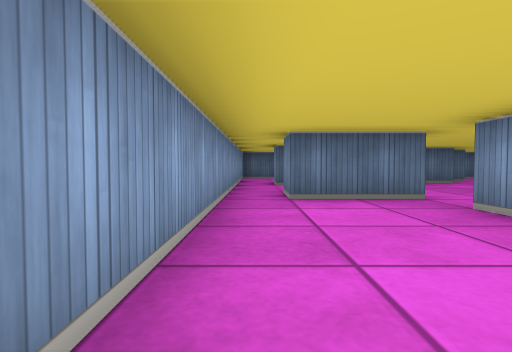
view 1 (above)

23 first-person views from a walk through a cub3D ray-caster map. The camera is about half as high as the walls, tilts 2° down and sees 80° across. The floor is counted in squares. Each view is taken from the middle of a square. On the plan, view 1 faces up. The plan holds only what a view shows up to about 9 squares ahead; the rest is blank.

view 2
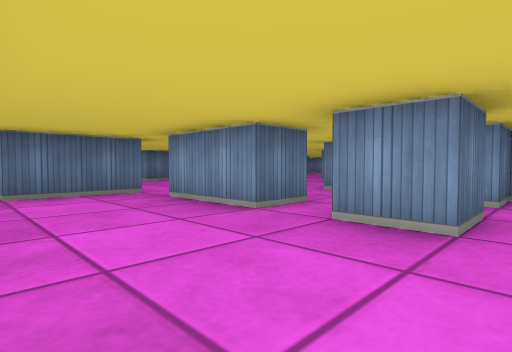

view 3
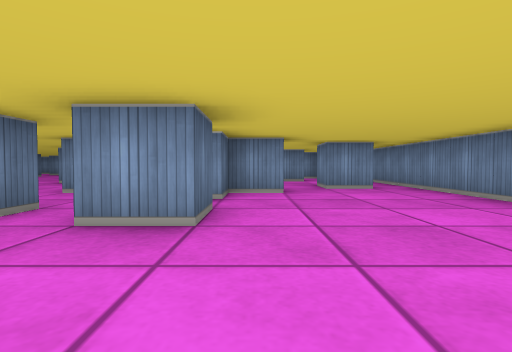

view 4
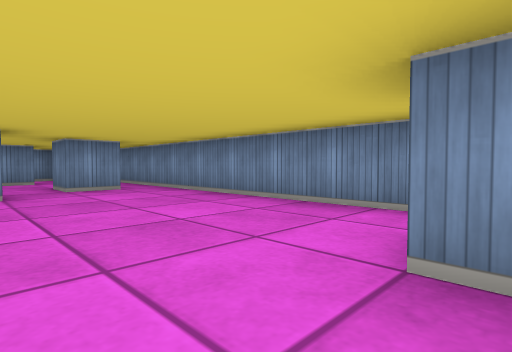

view 5
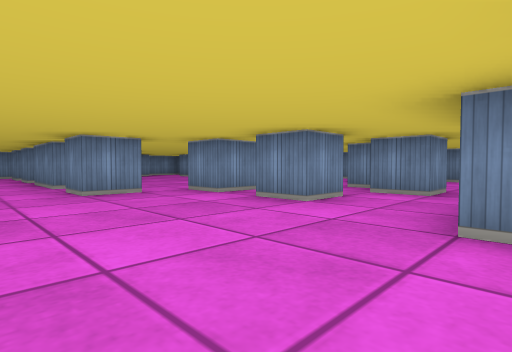

view 6
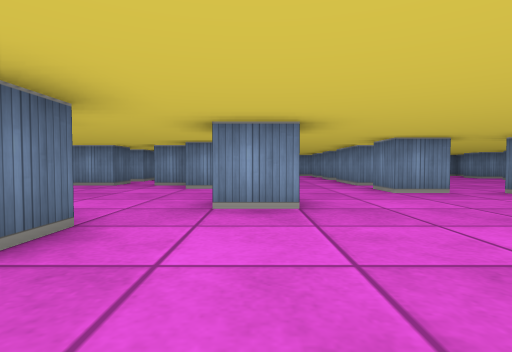

view 7
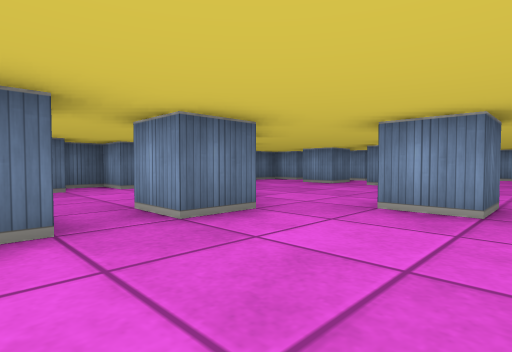

view 8
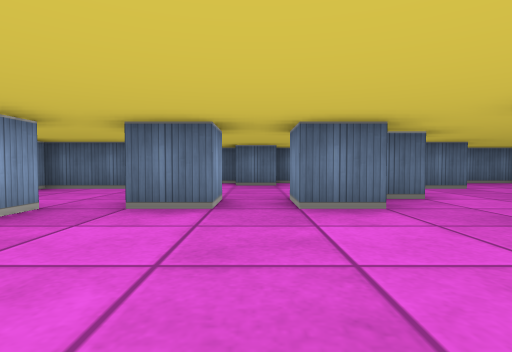

view 9
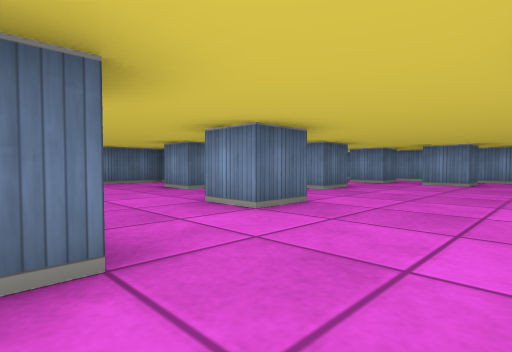

view 10
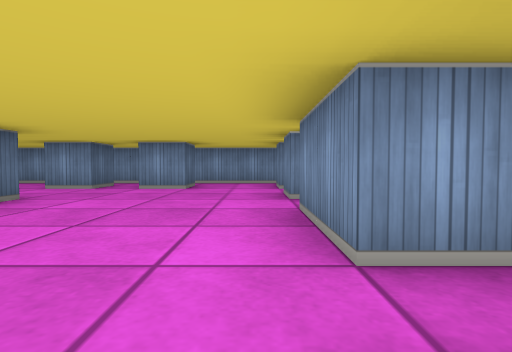

view 11
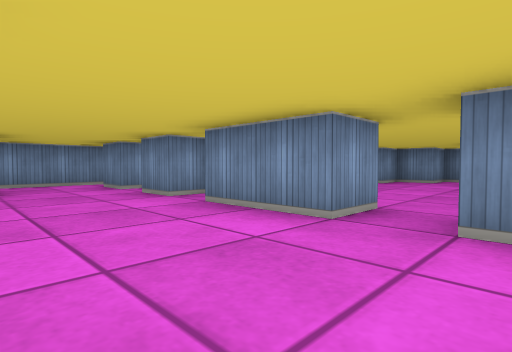

view 12
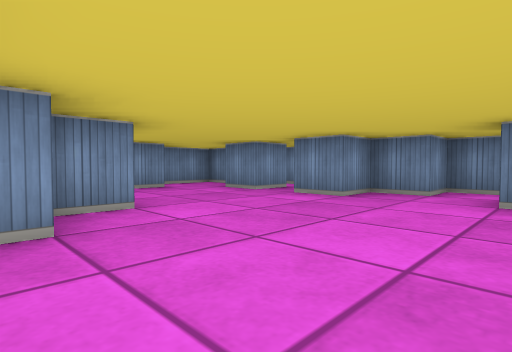

view 13
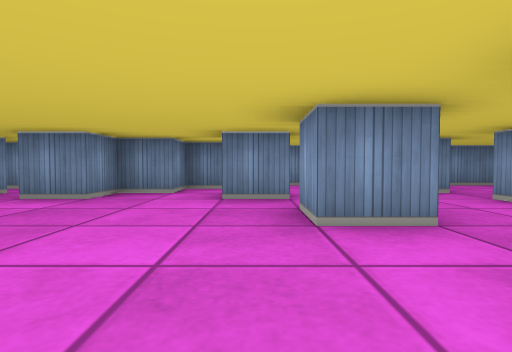

view 14
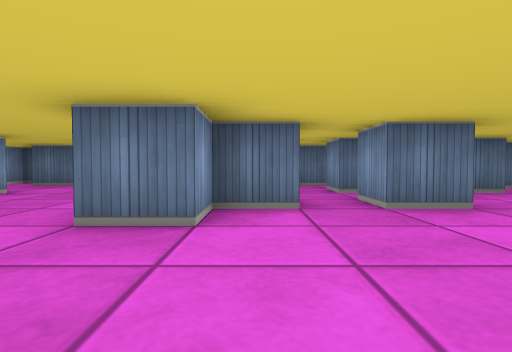

view 15
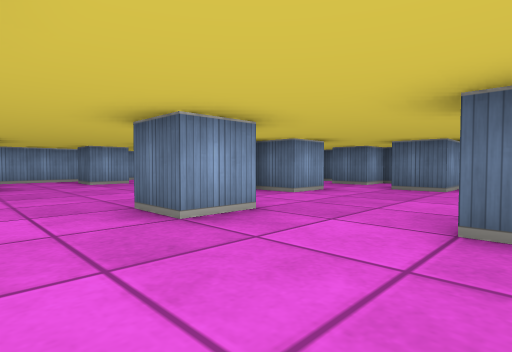

view 16
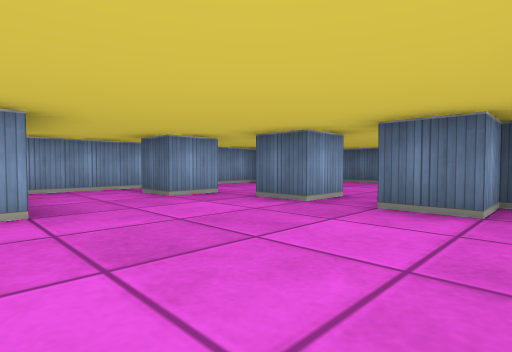

view 17
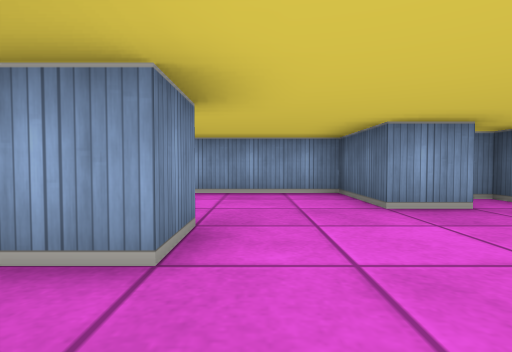

view 18
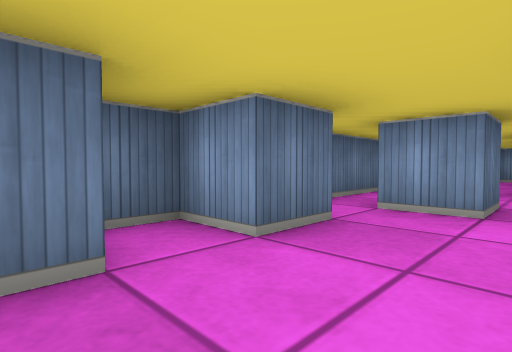

view 19
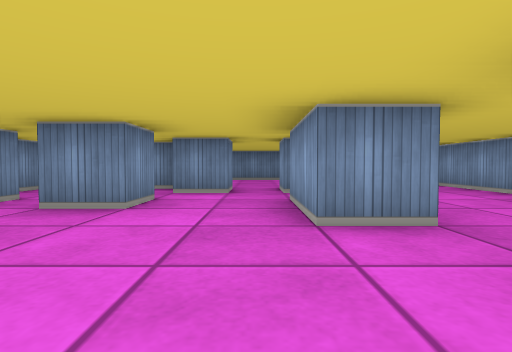

view 20
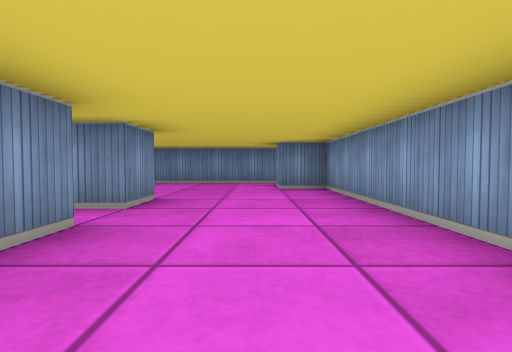

view 21
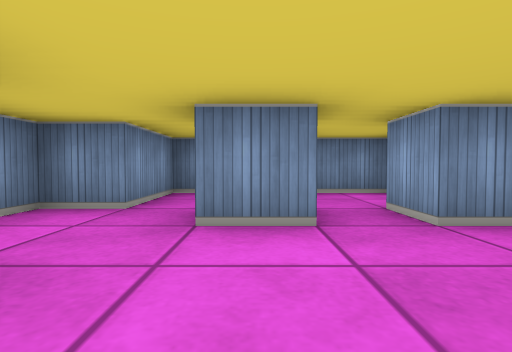

view 22
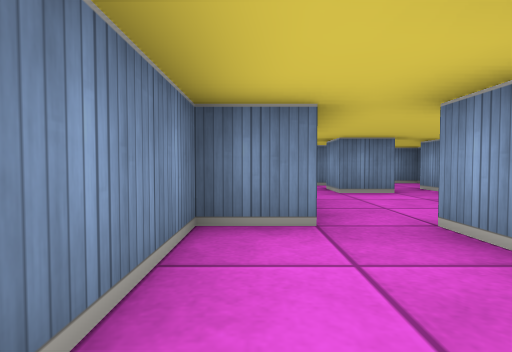

view 23
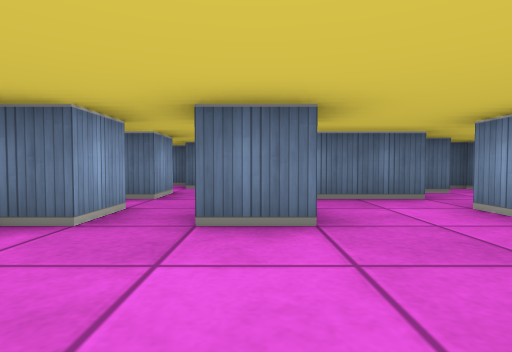

### Floor plan
Key: @ floor where view 1 was taken; # wall or solid block; . floor.
Columns run from 1 left of view 1 to 18 right of it. Each row starts with its distance up from view 1.
 14  #############
 13  #...#.#.....##  ###
 12 ###......#.......#.#
 11 #...........#.####.#
 10 #......#.......... #
  9 #...#.##....#.#..#.#
  8 #.#........##......#
  7 #.......#........#.#
  6 #..................#
  5 #.##...............#
  4 #.........#.####.#.#
  3 #...#.........## ..#
  2 #...#..#.#.....##..#
  1 #.................##
  0 #@..#.##..#.......##
 -1 #......#...........#
 -2 #..........#..#.#..#
 -3 ##......#....##...##
 -4   ......... ##..#.#
 -5  ##########  ######

Where each view was taken, in squares from view 1:
view 1: 0 up, 0 right, facing up
view 2: 1 down, 0 right, facing up-right
view 3: 1 down, 0 right, facing right
view 4: 1 down, 0 right, facing down-right
view 5: 6 up, 3 right, facing down-right
view 6: 7 up, 3 right, facing right
view 7: 6 up, 3 right, facing up-right
view 8: 5 up, 4 right, facing up
view 9: 5 up, 7 right, facing up-right
view 10: 5 up, 9 right, facing right
view 11: 7 up, 9 right, facing down-right
view 12: 3 up, 10 right, facing down-right
view 13: 3 up, 10 right, facing down
view 14: 5 up, 11 right, facing up
view 15: 5 up, 10 right, facing up-left
view 16: 5 up, 6 right, facing up-left
view 17: 10 up, 5 right, facing left
view 18: 11 up, 4 right, facing up-right
view 19: 6 up, 4 right, facing down
view 20: 4 up, 1 right, facing down
view 21: 1 up, 15 right, facing down
view 22: 4 up, 17 right, facing down
view 23: 6 up, 13 right, facing up
